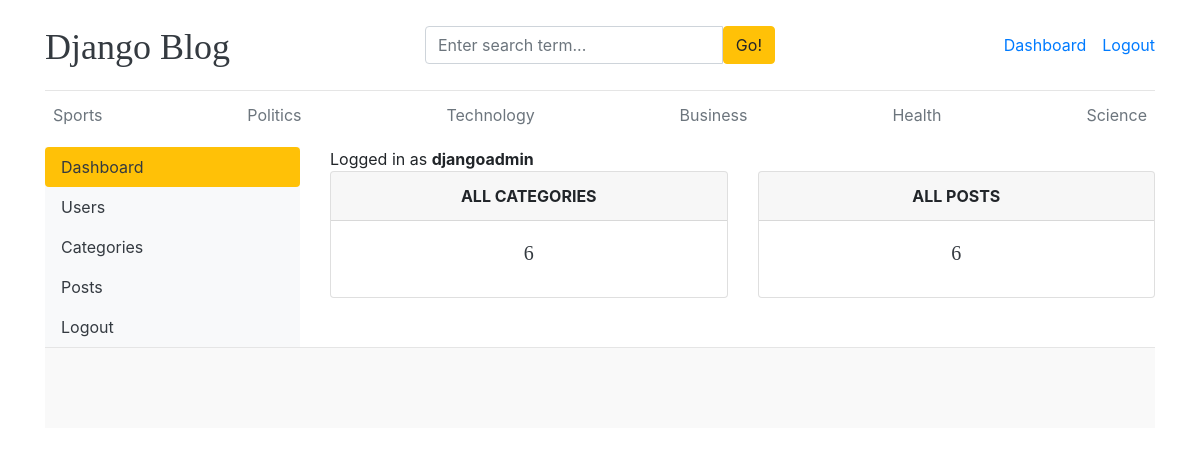
Page /dashboard/ (signed in) on the earlier database version.
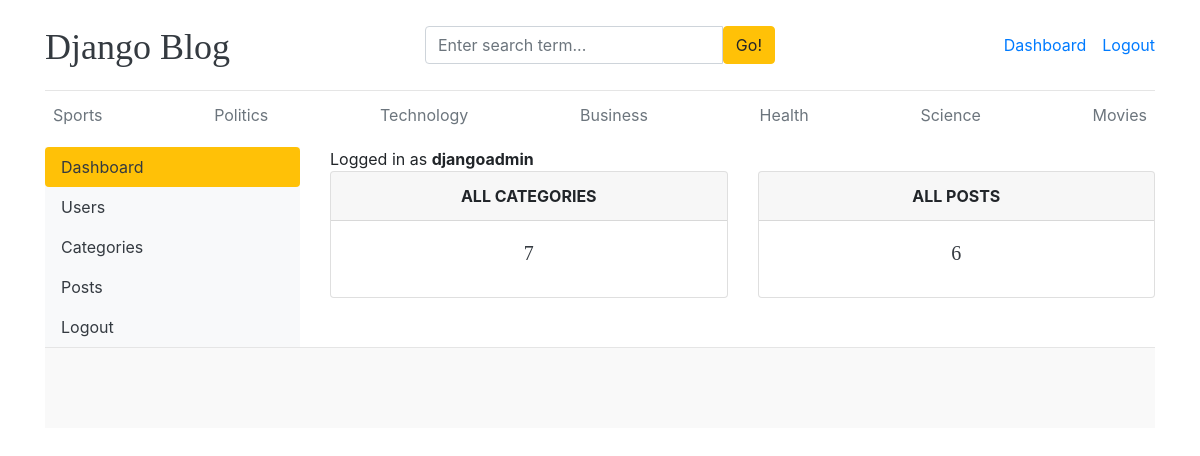
Same page on the later database version.
### blogs/models.py (models this page shows, shortened)
class Category(models.Model):
    category_name = models.CharField(max_length=50, unique=True)
    created_at = models.DateTimeField(auto_now_add=True)
    updated_at = models.DateTimeField(auto_now=True)
    class Meta:
        verbose_name_plural = 'categories'

### dashboards/views.py (the view)
# urls.py: path('dashboard/', include('dashboards.urls')),
@login_required(login_url='login')
def dashboard(request):
    category_count = Category.objects.all().count()
    blogs_count = Blog.objects.all().count()
    context = {
        'category_count': category_count,
        'blogs_count': blogs_count,
    }
    return render(request, 'dashboard/dashboard.html', context)

### blogs/context_processors.py (called while the page is built)
def get_categories(request):
    categories = Category.objects.all()
    return dict(categories=categories)

def get_social_links(request):
    social_links = SocialLink.objects.all()
    return dict(social_links=social_links)

### templates/dashboard/dashboard.html
{% extends 'base.html' %}
{% block content %}
<div class="row">
    {% include 'dashboard/sidebar.html' %}
    <div class="col-md-9">
        <span>Logged in as <b>{{ user }}</b></span>
        <div class="row">
            <div class="col">
                <div class="card border-default mb-3">
                    <div class="card-header text-center text-uppercase font-weight-bold">All Categories</div>
                    <div class="card-body text-dark">
                        <h5 class="card-title text-center">{{ category_count }}</h5>
                    </div>
                </div>
            </div>
            <div class="col">
                <div class="card border-default mb-3">
                    <div class="card-header text-center text-uppercase font-weight-bold">All posts</div>
                    <div class="card-body text-dark">
                        <h5 class="card-title text-center">{{ blogs_count }}</h5>
                    </div>
                </div>
            </div>
        </div>
    </div>
</div>
{% endblock %}

### templates/base.html (shortened to what this page needs)
{% load static %}
<!DOCTYPE html>
<html lang="en">
<head>
    <link href="https://getbootstrap.com/docs/4.0/dist/css/bootstrap.min.css" rel="stylesheet">
    <link href="{% static 'css/blog.css' %}" rel="stylesheet">
    <link rel="stylesheet" href="https://cdnjs.cloudflare.com/ajax/libs/font-awesome/4.7.0/css/font-awesome.min.css">
  </head>
<body>
    <div class="container">
      <header class="blog-header py-3">
        <div class="row flex-nowrap justify-content-between align-items-center">
          <div class="col-4 pt-1">
            <a class="blog-header-logo text-dark" href="/">Django Blog</a>
          </div>
          <div class="col-4">
            <form action="{% url 'search' %}" method="GET">
              <div class="input-group">
                <input class="form-control" type="text" name="keyword" value="{{ keyword }}" placeholder="Enter search term..." aria-label="Enter search term..." aria-describedby="button-search" />
                <button type="submit" class="btn btn-warning" id="button-search" type="button">Go!</button>
            </div>
            </form>
          </div>
          <div class="col-4 d-flex justify-content-end align-items-center">
            {% if not user.is_authenticated %}
            <a class="btn btn-sm btn-warning" href="{% url 'login' %}">Login</a> &nbsp;
            <a class="btn btn-sm btn-outline-secondary" href="{% url 'register' %}">Register</a>
            {% else %}
            <span><a href="{% url 'dashboard' %}">Dashboard</a></span>
            <span><a href="{% url 'logout' %}">Logout</a></span>
            {% endif %}
          </div>
        </div>
      </header>
      <div class="nav-scroller py-1 mb-2">
        <nav class="nav d-flex justify-content-between">
          {% for cat in categories %}
          <a class="p-2 text-muted" href="{% url 'posts_by_category' cat.id %}">{{ cat.category_name }}</a>
          {% endfor %}
        </nav>
      </div>
{% block content %}
{% endblock %}
<footer class="blog-footer">
  </footer>
  </body>
  </html>

Differences in the rows shown:
added Category: category_name "Movies"
Other differences:
{{ category_count }}: "6" → "7"
